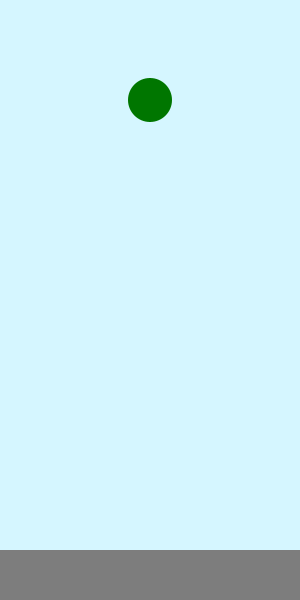
Frame 1 (no input)
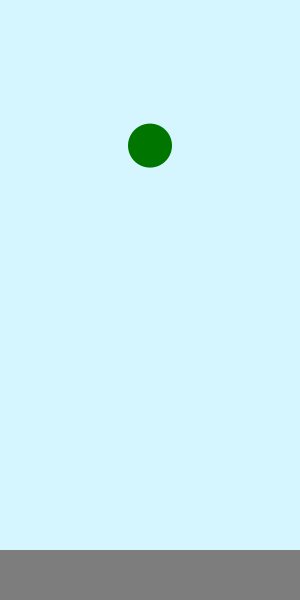
Frame 60 (the mouse pressed at the canvas centre just before this capture)
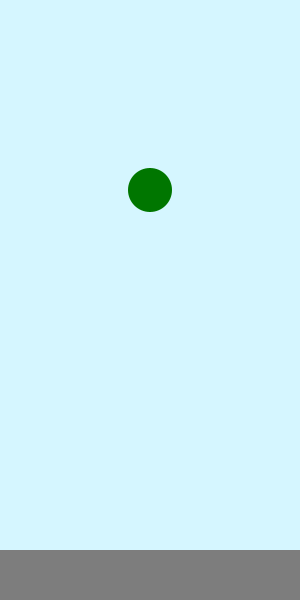
Frame 120 (the mouse held since frame 60 and released just before this capture)

The Processing sketch that drew these frames (run headless with seeded random() and noise(); from frame 60 on, the mouse is pressed at the canvas centre):

// Processing sketch: processing_166623
// ── processing_166623.pde

int ground = 550;  //
int startH = 100;  //drop point height
int ballRadius = 22;
float ballHeight = 0;
float ballHeightNext = 0;
float gravity = 1.0;
float speed = 0;  //realtime speed
float speedG = 0; //max speed when hit ground
float energyLost = 1.60;
int time;
boolean drop=true;  //ball status 

void setup() 
{
  smooth();
  size(300, 600);
  frameRate(60);
  noStroke();
  speedG = sqrt(2*gravity*(ground - ballRadius - startH));  // infer from h = gt^2/2 and v = gt
}

void draw() 
{
  background(213,246,255);
  fill(125);
  rect(0, ground, width, ground);

  if (drop)
  {
    ballHeight =startH + (gravity*time*time)/2;  // h = gt^2/2 
    time++;
    if ( ballHeight >= ground - ballRadius ) 
    {      
      speedG = speedG - energyLost; //energy lost
      if (speedG <=0 ) speedG=0;
      ballHeight = ground - ballRadius;
      drop = false;
      time = 0;
    }
  } else  //bounced up
  {
    ballHeight = ground - ballRadius - (speedG*time - gravity*time*time/2); // h = v0t - gt^2/2
    speed =  speedG - gravity*time;  // v = v0- gt
    time++;
    if ( speed <= 0 ) 
    {
      startH =  int(ballHeight); //new drop point
      drop = true;
      time = 0;
    }
  }
  fill(0,118,0);
  ellipse(150, ballHeight, ballRadius*2, ballRadius*2);
  //println(speed+", "+ballHeight+", " + speedG);
}

void keyPressed()
{
  startH = 50;
  speedG = sqrt(2*gravity*(ground - ballRadius - startH));
  drop = true;
  background(213,246,255);
}
